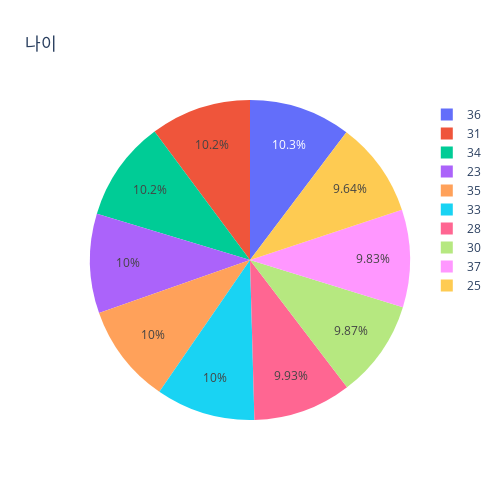

The code cell stored with this chart in its notebook:
### Code cell
# 나이별 데이터 분포 확인
labels = data['age'].value_counts()[:10].index
values = data['age'].value_counts()[:10].values
colors = data['age']

fig = px.pie(data['age'], values=values, names=labels, labels=labels, width=500, height=500, title='나이')
fig.show()

### Figure 1 — Plotly figure (JSON) as saved in the notebook; plotly's stock layout.template omitted (floating-point values rounded to 4 significant figures)
{"data": [{"domain": {"x": [0, 1], "y": [0, 1]}, "hovertemplate": "label=%{label}<br>value=%{value}<extra></extra>", "labels": [36, 31, 34, 23, 35, 33, 28, 30, 37, 25], "legendgroup": "", "name": "", "showlegend": true, "type": "pie", "values": [898, 888, 886, 877, 876, 875, 867, 861, 858, 841]}], "layout": {"height": 500, "legend": {"tracegroupgap": 0}, "title": {"text": "나이"}, "width": 500}}
